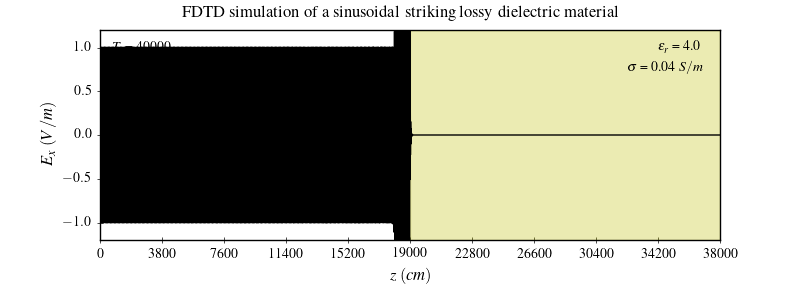

Write Python code to recreate this figure.
#!/usr/bin/env python
# File: test_1_5.py
# Name: D.Saravanan
# Date: 29/10/2021

""" Simulation of a propagating sinusoidal wave of 700 MHz striking a lossy
dielectric with a dielectric constant of 4 and conductivity of 0.04 (S/m) """

import matplotlib.pyplot as plt
import numpy as np
import time

plt.style.use("classic")
plt.style.use("../pyplot.mplstyle")


def visualize(ns: int, nx: int, epsr: float, sigma: float, cb: np.ndarray, ex: np.ndarray) -> None:
    fig, ax = plt.subplots(figsize=(8,3), gridspec_kw={"hspace":0.2})
    fig.suptitle(r"FDTD simulation of a sinusoidal striking lossy dielectric material")
    medium = np.where(0.5/cb-1)[0] if epsr > 1 else (0.5/cb-1)
    ax.plot(range(nx), ex, color="k", linewidth=1.0)
    ax.axvspan(medium[0], medium[-1], color="y", alpha=0.3)
    ax.set(xlim=(0, nx-1), ylim=(-1.2, 1.2))
    ax.set(xticks=range(0, nx+1, int(np.ceil(nx/500)*50)))
    ax.set(xlabel=r"$z\;(cm)$", ylabel=r"$E_x\;(V/m)$")
    ax.text(0.02, 0.90, rf"$T$ = {ns}", transform=ax.transAxes)
    ax.text(0.90, 0.90, rf"$\epsilon_r$ = {epsr}", transform=ax.transAxes)
    ax.text(0.85, 0.80, rf"$\sigma$ = {sigma} $S/m$", transform=ax.transAxes)
    plt.subplots_adjust(bottom=0.2, hspace=0.45)
    plt.savefig("test_1_5.png", dpi=100)


def sinusoidal(t: int, ds: float, freq: float) -> float:
    dt: float = ds/6e8  # time step (s)
    return np.sin(2*np.pi*freq*dt*t)


def dielectric(nx: int, dt: float, epsr: float, sigma: float) -> tuple:
    ca = 1.0 + np.zeros(nx, dtype=np.float32)
    cb = 0.5 + np.zeros(nx, dtype=np.float32)
    eps0: float = 8.854e-12  # vacuum permittivity (F/m)
    epsf: float = dt*sigma/(2*eps0*epsr)
    ca[nx//2:] = (1 - epsf)/(1 + epsf)
    cb[nx//2:] = 0.5/(epsr*(1 + epsf))
    return ca, cb


def main():

    nx: int = 38000  # number of grid points
    ns: int = 40000  # number of time steps

    ex = np.zeros(nx, dtype=np.float32)
    hy = np.zeros(nx, dtype=np.float32)

    bc = np.zeros(4, dtype=np.float32)

    ds: float = 0.01  # spatial step (m)
    dt: float = ds/6e8  # time step (s)
    epsr: float = 4.0  # relative permittivity
    sigma: float = 0.04  # conductivity (S/m)
    ca, cb = dielectric(nx, dt, epsr, sigma)

    stime = time.perf_counter()

    for t in np.arange(1, ns+1).astype(np.int32):
        # calculate the Ex field
        ex[1:nx] = ca[1:nx] * ex[1:nx] + cb[1:nx] * (hy[0:nx-1] - hy[1:nx])
        # put a sinusoidal wave at the low end
        ex[1] += sinusoidal(t, 0.01, 700e6)
        # absorbing boundary conditions
        ex[0], bc[0], bc[1] = bc[0], bc[1], ex[1]
        ex[nx-1], bc[3], bc[2] = bc[3], bc[2], ex[nx-2]
        # calculate the Hy field
        hy[0:nx-1] += 0.5 * (ex[0:nx-1] - ex[1:nx])

    ntime = time.perf_counter()
    print(f"Total compute time on CPU: {ntime - stime:.3f} s")

    print(ex[0:50])
    visualize(ns, nx, epsr, sigma, cb, ex)


if __name__ == "__main__":
    main()
